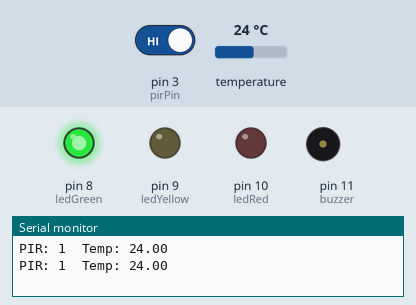
Simulated run of this sketch. Board: Arduino Uno, built with avr-gcc and run on an emulated ATmega328P. Parts: output pins drawn as LEDs (lit = HIGH), buzzer (waves = sounding), the last lines printed to the serial monitor. Inputs (shaded band) come from the test bench; at power-on: temperature 24 °C, pin 3 (pirPin) HIGH.

Above: at 2.8 s.
2.9 s: temperature set to 29.2 °C
4.6 s: temperature set to 30.5 °C
At 7.1 s:
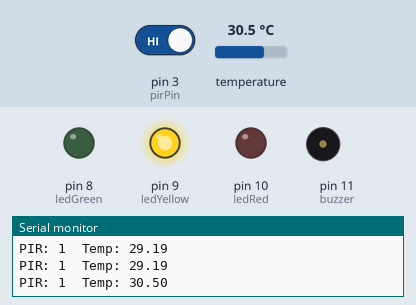
9.3 s: temperature set to 39.5 °C
12.8 s: temperature set to 40.3 °C
At 14.8 s:
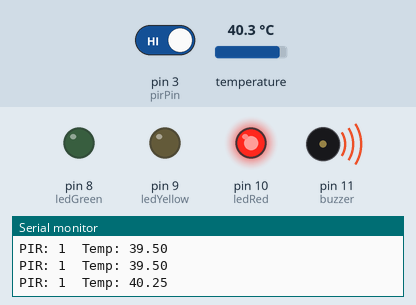
15.1 s: temperature set to 12 °C
At 16.6 s:
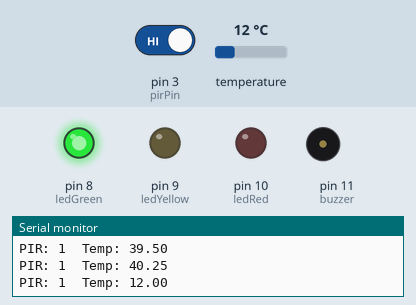
17.2 s: temperature set to 33 °C
At 18.4 s:
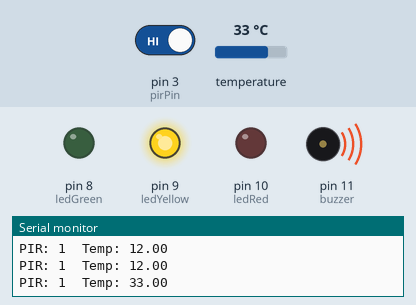
Timing chart, 0 to 22.9 s (numbered marks = the images above; inputs shaded):
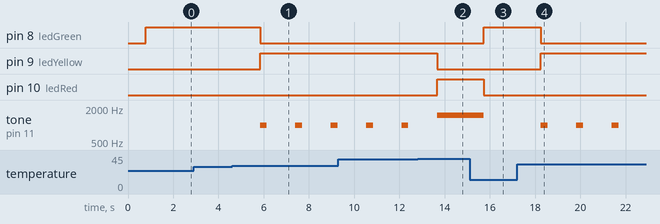

The sketch:

smart_car_safety_alert.ino
```cpp
#include <OneWire.h>
#include <DallasTemperature.h>

#define ONE_WIRE_BUS 2  // DS18B20 data pin on D2

OneWire oneWire(ONE_WIRE_BUS);
DallasTemperature sensors(&oneWire);

int pirPin    = 3;
int ledGreen  = 8;
int ledYellow = 9;
int ledRed    = 10;
int buzzer    = 11;

float warnTemp   = 30.0;  // warning start
float dangerTemp = 40.0;  // danger level

void setup() {
  Serial.begin(9600);
  sensors.begin();

  pinMode(pirPin, INPUT);
  pinMode(ledGreen, OUTPUT);
  pinMode(ledYellow, OUTPUT);
  pinMode(ledRed, OUTPUT);
  pinMode(buzzer, OUTPUT);

  digitalWrite(ledGreen, LOW);
  digitalWrite(ledYellow, LOW);
  digitalWrite(ledRed, LOW);
  digitalWrite(buzzer, LOW);
}

void loop() {
  int pirState = digitalRead(pirPin);

  sensors.requestTemperatures();
  float temp = sensors.getTempCByIndex(0);  // DS18B20 temperature

  Serial.print("PIR: ");
  Serial.print(pirState);
  Serial.print("  Temp: ");
  Serial.println(temp);

  // All OFF default
  digitalWrite(ledGreen, LOW);
  digitalWrite(ledYellow, LOW);
  digitalWrite(ledRed, LOW);
  noTone(buzzer);

  if (pirState == LOW) {
    // No person inside → only safe indication
    digitalWrite(ledGreen, HIGH);
  } else {
    // Person detected inside
    if (temp < warnTemp) {
      // Safe zone
      digitalWrite(ledGreen, HIGH);
    } else if (temp >= warnTemp && temp < dangerTemp) {
      // Warning zone
      digitalWrite(ledYellow, HIGH);
      tone(buzzer, 1000);
      delay(300);
      noTone(buzzer);
    } else if (temp >= dangerTemp) {
      // Danger zone
      digitalWrite(ledRed, HIGH);
      tone(buzzer, 1500);
      delay(800);
    }
  }

  delay(500);
}
```

Measured:
- the behaviour switches between 29.9 and 30 °C on temperature (found by bisection; images 0 and 1)
- the behaviour switches between 39.9 and 40 °C on temperature (found by bisection; images 1 and 2)
- after the input at 4.6 s, pin 8 (ledGreen): HIGH → LOW after 1.2 s; pin 9 (ledYellow): LOW → HIGH after 1.2 s; tone on pin 11 (buzzer): alternates 1000 Hz for 0.30 s and silent for 1.3 s, starting after 1.2 s
- after the input at 12.8 s, pin 9 (ledYellow): HIGH → LOW after 0.86 s; pin 10 (ledRed): LOW → HIGH after 0.86 s
- after the input at 15.1 s, pin 8 (ledGreen): LOW → HIGH after 0.63 s; pin 10 (ledRed): HIGH → LOW after 0.63 s; tone on pin 11 (buzzer): 1500 Hz → silent after 0.63 s
- after the input at 17.2 s, pin 8 (ledGreen): HIGH → LOW after 1.1 s; pin 9 (ledYellow): LOW → HIGH after 1.1 s; tone on pin 11 (buzzer): alternates 1000 Hz for 0.30 s and silent for 1.3 s, starting after 1.1 s
